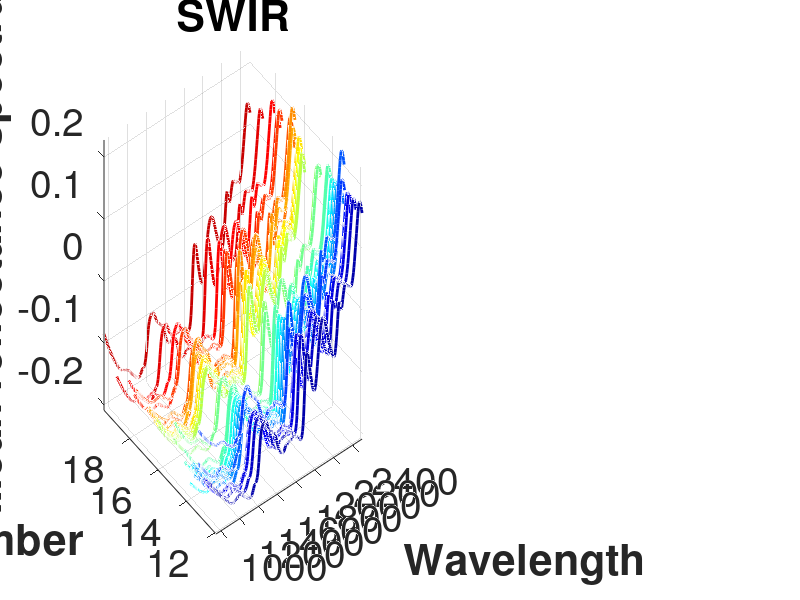

Recreate this plot in MATLAB. (Note: this script raises an error after producing the figure.)
%%Comparing LinkSquare to the SWIR
%%
%Grettin SWIR Data in the correct format
%*********************** load NIR, LinkSquare and Experimental data into workspace*****************************
load('SWIR_spectra.mat');
load('LINKS_spectra.mat');
load('HYPO.mat');
X=NIR;
Z=LINKS;
y=Hypo;

[n,p]=size (X);
[q,r]=size (Z);
%%
%Plot 3D Diagram of hypo number x wavelength x spectra
[dummy,h] = sort(y);
figure (1),
%%oldorder = get(gcf,'DefaultAxesColorOrder');
set(gcf,'DefaultAxesColorOrder',jet(33));
subplot (1,2,1), plot3(repmat(950:5.4:2500,33,1)',repmat(y(h),1,288)',NIR(h,:)','linewidth',2);set(gca, 'Fontsize',28),
%%set(gcf,'DefaultAxesColorOrder',oldorder);
xlabel('Wavelength','FontWeight','bold'); ylabel('Hypo number','FontWeight','bold'); zlabel ('Mean reflectance spectra','FontWeight','bold');axis('tight');
title ('SWIR','FontWeight','bold'),
grid on
ax = gca
ax.GridAlpha = 0.35;  % Make grid lines less transparent.
ax.GridColor = [0,0,0]; % Dark Green.
oldorder = get(gcf,'DefaultAxesColorOrder');
set(gcf,'DefaultAxesColorOrder',jet(33));
subplot (1,2,2), plot3(repmat(401:1000,33,1)',repmat(y(h),1,600)',LINKS(h,:)','linewidth',2);set(gca, 'Fontsize',28),
xlabel('Wavelength','FontWeight','bold'); ylabel('Hypo number','FontWeight','bold'); zlabel ('Mean reflectance spectra','FontWeight','bold');axis('tight');
title ('LINKS','FontWeight','bold');
grid on
ax = gca
ax.GridAlpha = 0.35;  % Make grid lines less transparent.
ax.GridColor = [0,0,0]; % Dark Green.
%%
print(gcf,'figure 1.bmp','-dbmp','-r600');
%% Score plots
rng(0)
%PLS SWIR
c1 = cvpartition(y,'KFold',3,'Stratify',false) 
[PLS_Xloadings_SWIR,PLS_Yloadings_SWIR,PLS_Xscore_SWIR,PLS_Yscore_SWIR,PLS_beta_SWIR,PLS_Var_SWIR,PLS_msep_SWIR] = plsregress(X,y,32,'CV',c1);
%PLS LINKS
[PLS_Xloadings_LINKS,PLS_Yloadings_LINKS,PLS_Xscore_LINKS,PLS_Yscore_LINKS,PLS_beta_LINKS,PLS_Var_LINKS,PLS_msep_LINKS] = plsregress(Z,y,32,'CV',c1);
%PCA SWIR
[PCA_Loadings_SWIR,PCA_Scores_SWIR,PCA_Var_SWIR] = pca(X,'Economy',false);
PCR_msep_SWIR= sum(crossval(@pcrsse,X,y,'kfold',10),1)/n;
%PCA LINKS
[PCA_Loadings_LINKS,PCA_Scores_LINKS,PCA_Var_LINKS] = pca(Z,'Economy',false);
PCR_msep_LINKS= sum(crossval(@pcrsse,Z,y,'kfold',10),1)/n;

PCRmsep = sum(crossval(@pcrsse,X,y,'KFold',10),1) / n;
%Display MSEP on graph
figure (2), subplot(2,2,1), plot(0:32, PLS_msep_SWIR(2,:),'b-o','MarkerFaceColor','b','Markersize',15,'linewidth',3),set(gca,'box','off');set(gca, 'Fontsize',30),
title('PLS'),xlabel('Components','FontWeight','bold'),ylabel({'SWIR' 'MSEP'},'FontWeight','bold'), xlim([0 21]),ylim([0 8]),
subplot(2,2,2),plot(0:10,PCR_msep_SWIR(1,:),'r-o','MarkerFaceColor','r','Markersize',15,'linewidth',3),set(gca,'box','off');set(gca, 'Fontsize',30),
title('PCA'),xlabel('Components','FontWeight','bold'),ylabel('MSEP','FontWeight','bold'),ylim([0 8]),
subplot(2,2,3), plot(0:32, PLS_msep_LINKS(2,:),'b-^','MarkerFaceColor','b','Markersize',15,'linewidth',3),set(gca,'box','off');set(gca, 'Fontsize',30),
xlabel('Components','FontWeight','bold'),ylabel({'LINKS' 'MSEP'},'FontWeight','bold'), xlim([0 21]),ylim([0 6]),
subplot(2,2,4), plot(0:10, PCR_msep_LINKS(1,:),'r-^','MarkerFaceColor','r','Markersize',15,'linewidth',3),set(gca,'box','off');set(gca, 'Fontsize',30),
xlabel('Components','FontWeight','bold'),ylabel('MSEP','FontWeight','bold'),ylim([0 6]),
%sgtitle('Cross validation'),
%%
print(gcf,'figure 2.bmp','-dbmp','-r600');
%% Optimum components
Nopt_SWIR_PLS=5,MSEP_SWIR_PLS=min(PLS_msep_SWIR(2,:)),
Nopt_LINKS_PLS=3,MSEP_LINKS_PLS=min(PLS_msep_LINKS(2,:)),
Nopt_SWIR_PCA=4,MSEP_SWIR_PCA=min(PCR_msep_SWIR(1,:)),
Nopt_LINKS_PCA=3,MSEP_LINKS_PCA=min(PCR_msep_LINKS(1,:)),
%% Display variance explained by each principal component for SWIR and LINKS
figure(4), subplot(1,2,1),bar(1:288, PCA_Var_SWIR(:,1));set(gca,'box','off');set(gca, 'Fontsize',24),
title('SWIR'),xlim([0 10]),xlabel('Components'),ylabel('Variance'),
subplot(1,2,2),bar(1:600, PCA_Var_LINKS(:,1));set(gca,'box','off');set(gca, 'Fontsize',24),
title('LINKS'),xlim([0 10]),xlabel('Components'),ylabel('Variance'),
%%
print(gcf,'figure 4.bmp','-dbmp','-r600');
%%
%MAPE Plots for SWIR
figure (3),subplot(2,2,1), plot(1:32,PLS_mape_SWIR(1,:),'b-o'),            %Top left figure
xlim([1 32]), set(gca,'box','off');
legend({'PLS'},'location','NW');
xlabel('Components'),ylabel({'SWIR' 'MAPE (%)'});
subplot(2,2,2), plot(1:32,PCR_mape_SWIR(1,:),'r-^'),                       %Top right figure
xlim([1 32]), set(gca,'box','off');
legend({'PCR'},'location','NW');
%hold on, plot(0:10,PCRmsep_SWIR2(1,:),'b-^'),
xlabel('Components'),ylabel('MAPE (%)'),
%MAPE Plots for SWIR LinkSquare
subplot(2,2,3), plot(1:32,PLS_mape_LINKS(1,:),'b-o'),                      %Bottom left figure
xlim([1 32]), set(gca,'box','off');
legend({'PLS'},'location','NW');
xlabel('Components'),ylabel({'LINKS' 'MAPE (%)'}),
subplot(2,2,4), plot(1:32,PCR_mape_LINKS(1,:),'r-^'),                       %Bottom right figure
xlim([1 32]), set(gca,'box','off');
legend({'PCR'},'location','NW','box off');
xlabel('Components'),ylabel('MAPE (%)'),
print(gcf,'Regression model performance based on MAPE','-dbmp','-r300');
%%
%Show regression PLS and PCA regression model comparing LINKS square and SWIR 

%PLS fit response for 2 compnent model.
%SWIR
c1 = cvpartition(y,'KFold',3,'Stratify',false) 
[PLS_Xloadings_SWIR_opt,PLS_Yloadings_SWIR_opt,PLS_Xs_SWIR_opt,PLS_Ys_SWIR_opt,PLS_beta_SWIR_opt] = plsregress(X,y,5,'CV',c1);
PLS_yfit_SWIR_opt = [ones(n,1) X]*PLS_beta_SWIR_opt;
%PLS_TSS_SWIR = PLSmsep_LINKS (2,6)*n;
%PLS_RSS_PLS_SWIR = sum((y-PLS_yfit_SWIR_opt).^2);
%PLS_rsquared_SWIR = 1 - PLS_RSS_PLS_SWIR./PLS_TSS_SWIR


%LINKS
[PLS_Xl_LINKS_opt,PLS_Yl_LINKS_opt,PLS_Xs_LINKS_opt,PLS_Ys_LINKS_opt,PLS_beta_LINKS_opt] = plsregress(Z,y,2,'CV',c1);
PLS_yfit_LINKS_opt = [ones(n,1) Z]*PLS_beta_LINKS_opt;

%PLS_TSS_LINKS = PLSmsep_LINKS (2,3)*n;
%PLS_RSS_PLS_LINKS = sum((y-PLS_yfit_LINKS_opt).^2);
%PLS_rsquared_LINKS = 1 - PLS_RSS_PLS_LINKS./PLS_TSS_LINKS
% 10% lines
x = linspace(0,20);
figure (5), subplot(1,2,1),plot(y,PLS_yfit_SWIR_opt,'bo','MarkerFaceColor','b','Markersize',15,'linewidth',3),
hold on
plot(y,PLS_yfit_LINKS_opt,'r^','MarkerFaceColor','r','Markersize',15,'linewidth',3),
plot(x , x, 'k', x, 1.1*x, 'k--','linewidth',2),
plot(x ,x*0.9 ,'k--','linewidth',2),set(gca,'box','off');
%title('PLS regression model');
set(gca, 'Fontsize',28),
xlabel('Observed Response','FontWeight','bold');xlim([10 20]);set(gca,'XTick',(10:2:20));
ylabel('Fitted Response','FontWeight','bold');ylim([10 20]);set(gca,'YTick',(10:2:20));
legend({'SWIR n_o_p_t = 5' 'LinkSquare n_o_p_t = 3' 'ideal' '10% interval'},'location','NW','box','off');
pbaspect([1 1 1]),

%PCA fit in response to n=XXX components
%SWIR
[PCA_Loadings_SWIR,PCA_Scores_SWIR,PCA_Var_SWIR] = pca(X,'Economy',false);
PCR_beta_SWIR = regress(y-mean(y), PCA_Scores_SWIR(:,1:6));

PCR_beta_SWIR = PCA_Loadings_SWIR(:,1:6)*PCR_beta_SWIR;
PCR_beta_SWIR = [mean(y) - mean(X)*PCR_beta_SWIR; PCR_beta_SWIR];
PCR_yfit_SWIR= [ones(n,1) X]*PCR_beta_SWIR;

%PCR_TSS_SWIR = PCRmsep_SWIR (1,3).*n;
%PCR_RSS_PLS_SWIR = sum((y-PCR_yfit_SWIR).^2);
%PCR_rsquared_SWIR = 1 - PCR_RSS_PLS_SWIR./PCR_TSS_SWIR 

%LINKS
[PCA_Loadings_LINKS,PCA_Scores_LINKS,PCA_Var_LINKS] = pca(Z,'Economy',false);
PCR_beta_LINKS = regress(y-mean(y), PCA_Scores_LINKS(:,1:2));

PCR_beta_LINKS = PCA_Loadings_LINKS(:,1:2)*PCR_beta_LINKS;
PCR_beta_LINKS = [mean(y) - mean(Z)*PCR_beta_LINKS; PCR_beta_LINKS];
PCR_yfit_LINKS= [ones(n,1) Z]*PCR_beta_LINKS;

%PCR_TSS_LINKS = PCRmsep_LINKS (1,3)*n;
%PCR_RSS_PLS_LINKS = sum((y-PCR_yfit_LINKS).^2);
%PCR_rsquared_LINKS = 1 - PCR_RSS_PLS_LINKS./PCR_TSS_LINKS 
% 10% lines
x = linspace(0,20);

subplot(1,2,2), plot(y,PCR_yfit_SWIR,'bo','MarkerFaceColor','b','Markersize',15,'linewidth',3);
hold on
plot(y,PCR_yfit_LINKS,'r^','MarkerFaceColor','r','Markersize',15,'linewidth',3);
plot(x , x, 'k','linewidth',2),
plot(x, 1.1*x, 'k--','linewidth',2),
plot(x ,x*0.9 ,'k--','linewidth',2);set(gca,'box','off');
%title('PCR regression model'),
set(gca, 'Fontsize',28),
xlabel('Observed Response','FontWeight','bold');xlim([10 20]);set(gca,'XTick',(10:2:20));
ylabel('Fitted Response','FontWeight','bold');ylim([10 20]);set(gca,'YTick',(10:2:20));
legend({'SWIR n_o_p_t = 6' 'LinkSquare n_o_p_t = 2' 'ideal' '10% interval'},'location','NW','box','off');
hold off
pbaspect([1 1 1]),


%%
print(gcf,'figure 5.bmp','-dbmp','-r300');
%%
look at the amout of variation (in x) shown each regression model
%SWIR
figure (6), plot(1:10,100*cumsum(pctVar_SWIR(1,:)),'b-o',1:10,100*cumsum(PCA_Var_SWIR(1:10))/sum(PCA_Var_SWIR(1:10)),'r-^');
title ('SWIR')
xlabel('Number of Principal Components');
ylabel('Percent Variance Explained in X');
legend({'PLSR' 'PCR'},'location','SE');

%LINKS
figure (7), plot(1:10,100*cumsum(pctVar_LINKS(1,:)),'b-o',1:10,100*cumsum(PCA_Var_LINKS(1:10))/sum(PCA_Var_LINKS(1:10)),'r-^');
title ('LINKS')
xlabel('Number of Principal Components');
ylabel('Percent Variance Explained in X');
legend({'PLSR' 'PCR'},'location','SE');


%%
[Xl_S,Yl_S,Xs_S,Ys_S,beta_S,pctVar_S,mse_S,stats_S] = plsregress(X,y,5);
figure (18),subplot (2,2,1),plot(950:5.4:2500,stats_S.W,'-','linewidth',2);set(gca,'box','off');set(gca, 'Fontsize',19),
xlabel('Wavelength (nm)', 'Fontsize', 24);
ylabel({'SWIR' 'PLS weight'}, 'Fontsize', 24);
legend({'1^s^t' '2^n^d' '3^r^d' '4^t^h' '5^t^h'},'location','NW','box','off');
%LINKS
[Xl_L,Yl_L,Xs_L,Ys_L,beta_L,pctVar_L,mse_L,stats_L] = plsregress(Z,y,3);
subplot (2,2,3),plot(401:1000,stats_L.W,'-','linewidth',2);set(gca,'box','off');set(gca, 'Fontsize',19),
xlabel('Wavelength (nm)', 'Fontsize', 24);
ylabel({'LINKS' 'PLS weight'}, 'Fontsize', 24);
legend({'1^s^t ' '2^n^d' '3^r^d'},'location','NW','box','off');
%Wavelegth contributions to PCA 
%SWIR
subplot (2,2,2),plot(950:5.4:2500,PCA_Loadings_SWIR(:,1:4),'-','linewidth',2);set(gca,'box','off');set(gca, 'Fontsize',19),
xlabel('Wavelength (nm)', 'Fontsize', 24);
ylabel('PCA loadings', 'Fontsize', 24);
legend({'1^s^t' '2^n^d' '3^r^d' '4^t^h'},'location','NW','box','off');
%LINKS
subplot (2,2,4),plot(401:1000,PCA_Loadings_LINKS(:,1:3),'-','linewidth',2);set(gca,'box','off');set(gca, 'Fontsize',19),
xlabel('Wavelength (nm)', 'Fontsize', 24);
ylabel('PCA loadings', 'Fontsize', 24);
legend({'1^s^t ' '2^n^d' '3^r^d'},'location','NW','box','off');
%%
print(gcf,'figure 18.bmp','-dbmp','-r300');
%%
%***********************Model Parsimony***********************************
%Wavelegth contributions to PLS 
%SWIR
[Xl_S,Yl_S,Xs_S,Ys_S,beta_S,pctVar_S,mse_S,stats_S] = plsregress(X,y,10);
figure (18),subplot (1,2,1),plot(950:5.4:2500,stats_S.W,'-','linewidth',2);set(gca,'box','off');set(gca, 'Fontsize',19),
xlabel('Wavelength (nm)', 'Fontsize', 24);
ylabel('PLS weight', 'Fontsize', 24);
legend({'1st Component' '2nd Component' '3rd Component' '4th Component' '5td Component' '6th Component' '7th Component' '8th Component' '9th Component' '10 th Component'},  ...
	'location','NW','box','off');
%LINKS
[Xl_L,Yl_L,Xs_L,Ys_L,beta_L,pctVar_L,mse_L,stats_L] = plsregress(Z,y,5);
subplot (1,2,2),plot(401:1000,stats_L.W,'-','linewidth',2);set(gca,'box','off');set(gca, 'Fontsize',19),
xlabel('Wavelength (nm)', 'Fontsize', 24);
ylabel('PLS weight', 'Fontsize', 24);
legend({'1st Component' '2nd Component' '3rd Component' '4th Component' '5th Component'},  ...
	'location','NW','box','off');
%%
print(gcf,'figure 18.bmp','-dbmp','-r300');
%%
%Wavelegth contributions to PCA 
%SWIR
figure (19),subplot (1,2,1),plot(950:5.4:2500,PCA_Loadings_SWIR(:,1:6),'-','linewidth',2);set(gca,'box','off');set(gca, 'Fontsize',19),
xlabel('Wavelength (nm)', 'Fontsize', 24);
ylabel('PCA loadings', 'Fontsize', 24);
legend({'1st Component' '2nd Component' '3rd Component' '4th Component' '5th Component' '6th component'},  ...
	'location','NW','box','off');
%LINKS
subplot (1,2,2),plot(401:1000,PCA_Loadings_LINKS(:,1:3),'-','linewidth',2);set(gca,'box','off');set(gca, 'Fontsize',19),
xlabel('Wavelength (nm)', 'Fontsize', 24);
ylabel('PCA loadings', 'Fontsize', 24);
legend({'1st Component' '2nd Component' '3rd Component'},'location','NW','box','off');
%%
print(gcf,'PCR wavelength weightage for SWIR and LINKS.bmp','-dbmp','-r300');
%%
